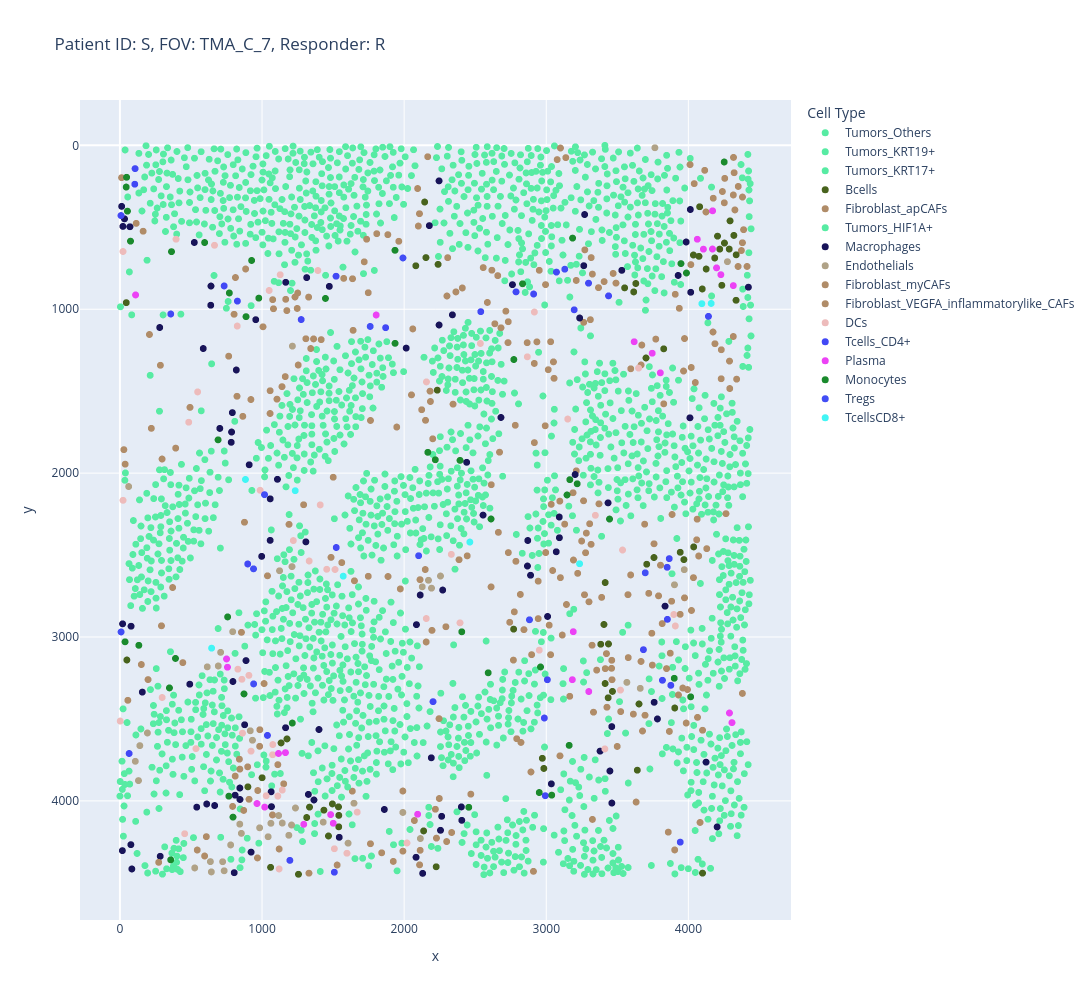

Write notebook code for a chart like this one.
### Markdown cell above
## Interactive mRNA plots

### Code cell
import plotly.express as px
import pandas as pd
import re
import warnings

warnings.filterwarnings("ignore")

# Color scheme
cell_type_colors = {
    "Bcells": "#48631d",
    "TcellsCD8+": "#42f5f5",
    "Tcells_CD4+": "#4248f5",
    "DCs": "#edbbbb",
    "Fibroblasts/SMCs": "#b08c68",
    "Macrophages": "#181459",
    "Monocytes": "#1a8a2d",
    "NK_cells": "#f542bf",
    "Plasma": "#ec42f5",
    "Tregs": "#424ef5",
    "Endothelials": "#b0a287",
    "Fibroblast_myCAFs": "#b08c68",
    "Fibroblast_apCAFs": "#b08c68",
    "Fibroblast_VEGFA_inflammatorylike_CAFs": "#b08c68",
    "Tumors_HIF1A+": "#57eba3",
    "Tumors_KRT17+": "#57eba3",
    "Tumors_KRT19+": "#57eba3",
    "Tumors_Others": "#57eba3"
}
OTHER_COLOR = "#d9d9d9"

# Genes to overlay in hover
genes_to_add = ["CSF3R", "ELANE", "CAMP", "FPR1", "KRT19"]
TMA_ids = [f"{TMA_Core}"]

for j in TMA_ids:
    for i in range(7, 8):
        cell_ID_like = f"TMA_{j}_FOV{i}(?!\\d)"
        matches = adata.obs.tma_fov_id.str.contains(cell_ID_like, regex=True)
        subset = adata[matches]

        if subset.n_obs == 0:
            continue

        # Extract metadata
        patient_id = subset.obs["PatientID"].unique()[0]
        response_status = subset.obs["Response"].unique()[0]

        # Ensure categorical cluster info
        cluster_col = "annot_cluster2"
        subset.obs[cluster_col] = subset.obs[cluster_col].astype("category")
        category_order = subset.obs[cluster_col].cat.categories.tolist()

        # Get color list
        color_list = [cell_type_colors.get(ct, OTHER_COLOR) for ct in category_order]
        subset.uns[f"{cluster_col}_colors"] = color_list

        # Spatial coords
        spatial_coords = subset.obsm["spatial"]
        cluster_labels = subset.obs[cluster_col].tolist()

        # Add gene expression values
        gene_data = {}
        for gene in genes_to_add:
            if gene in subset.var_names:
                gene_values = subset[:, gene].X.toarray().flatten() if hasattr(subset[:, gene].X, "toarray") else subset[:, gene].X.flatten()
                gene_data[gene] = gene_values
            else:
                gene_data[gene] = [None] * subset.n_obs  # Missing gene fallback

        # Build dataframe
        df = pd.DataFrame({
            "x": spatial_coords[:, 0],
            "y": spatial_coords[:, 1],
            "cell_type": cluster_labels,
            "color": [cell_type_colors.get(c, OTHER_COLOR) for c in cluster_labels],
            "PatientID": patient_id,
            "ResponderStatus": response_status,
            "cell_ID": subset.obs.index.to_series().str.split(".").str[-1].values
        })
        # Append gene expression columns
        for gene in genes_to_add:
            df[gene] = gene_data[gene]

        # Interactive plot
        fig = px.scatter(
            df,
            x="x",
            y="y",
            color="cell_type",
            color_discrete_map=cell_type_colors,
            #hover_data=["cell_ID", "cell_type", "PatientID", "ResponderStatus"] + genes_to_add,
            hover_data=["cell_ID", "cell_type", "PatientID", "ResponderStatus", "cell_ID"],
            title=f"Patient ID: {patient_id}, FOV: TMA_{j}_{i}, Responder: {response_status}"
        )
        fig.update_traces(marker=dict(size=7))
        fig.update_layout(
            width=1200,
            height=1000,
            legend_title="Cell Type"
        )
        fig.update_yaxes(autorange="reversed")
        fig.show()

### Figure 1 — Plotly figure (JSON) as saved in the notebook; plotly's stock layout.template omitted (floating-point values rounded to 4 significant figures; data arrays with more than 128 entries replaced by an {"elided": "..."} marker saying what was removed)
{"data": [{"customdata": {"elided": "237x5 str values"}, "hovertemplate": "cell_type=%{customdata[1]}<br>x=%{x}<br>y=%{y}<br>cell_ID=%{customdata[4]}<br>PatientID=%{customdata[2]}<br>ResponderStatus=%{customdata[3]}<extra></extra>", "legendgroup": "Tumors_Others", "marker": {"color": "#57eba3", "size": 7, "symbol": "circle"}, "mode": "markers", "name": "Tumors_Others", "showlegend": true, "type": "scattergl", "x": {"elided": "237 float values"}, "xaxis": "x", "y": {"elided": "237 float values"}, "yaxis": "y"}, {"customdata": {"elided": "1201x5 str values"}, "hovertemplate": "cell_type=%{customdata[1]}<br>x=%{x}<br>y=%{y}<br>cell_ID=%{customdata[4]}<br>PatientID=%{customdata[2]}<br>ResponderStatus=%{customdata[3]}<extra></extra>", "legendgroup": "Tumors_KRT19+", "marker": {"color": "#57eba3", "size": 7, "symbol": "circle"}, "mode": "markers", "name": "Tumors_KRT19+", "showlegend": true, "type": "scattergl", "x": {"elided": "1201 float values"}, "xaxis": "x", "y": {"elided": "1201 float values"}, "yaxis": "y"}, {"customdata": {"elided": "673x5 str values"}, "hovertemplate": "cell_type=%{customdata[1]}<br>x=%{x}<br>y=%{y}<br>cell_ID=%{customdata[4]}<br>PatientID=%{customdata[2]}<br>ResponderStatus=%{customdata[3]}<extra></extra>", "legendgroup": "Tumors_KRT17+", "marker": {"color": "#57eba3", "size": 7, "symbol": "circle"}, "mode": "markers", "name": "Tumors_KRT17+", "showlegend": true, "type": "scattergl", "x": {"elided": "673 float values"}, "xaxis": "x", "y": {"elided": "673 float values"}, "yaxis": "y"}, {"customdata": {"elided": "62x5 str values"}, "hovertemplate": "cell_type=%{customdata[1]}<br>x=%{x}<br>y=%{y}<br>cell_ID=%{customdata[4]}<br>PatientID=%{customdata[2]}<br>ResponderStatus=%{customdata[3]}<extra></extra>", "legendgroup": "Bcells", "marker": {"color": "#48631d", "size": 7, "symbol": "circle"}, "mode": "markers", "name": "Bcells", "showlegend": true, "type": "scattergl", "x": [4100.0, 2225.0, 1060.0, 1468.0, 2137.0, 1314.0, 1540.0, 1495.0, 900.6, 1001.0, 3641.0, 2983.0, 1176.0, 3904.0, 3466.0, 3414.0, 48.98, 3383.0, 3438.0, 2770.0, 3406.0, 3415.0, 3707.0, 3758.0, 3969.0, 3943.0, 4037.0, 4336.0, 3615.0, 4098.0, 4125.0, 2082.0, 2239.0, 2153.0, 4336.0, 4186.0, 4287.0, 4221.0, 4254.0, 4205.0, 4320.0, 4293.0, 4079.0, 2144.0, 1256.0, 1540.0, 1435.0, 1538.0, 1334.0, 2972.0, 1134.0, 3653.0, 3436.0, 2233.0, 3702.0, 3827.0, 44.64, 3551.0, 4236.0, 3630.0, 4036.0, 4075.0], "xaxis": "x", "y": [4441.0, 4402.0, 4405.0, 4214.0, 4183.0, 4101.0, 4088.0, 4019.0, 3914.0, 3859.0, 3813.0, 3802.0, 3622.0, 3433.0, 3332.0, 3284.0, 3140.0, 3044.0, 3042.0, 2952.0, 2923.0, 2668.0, 2556.0, 2515.0, 2528.0, 2483.0, 2450.0, 945.3, 894.1, 876.1, 754.5, 734.8, 726.1, 684.8, 667.7, 687.3, 632.8, 632.9, 596.1, 553.9, 549.4, 460.7, 374.5, 345.7, 4448.0, 4158.0, 4056.0, 4037.0, 4038.0, 3740.0, 3646.0, 3409.0, 3371.0, 1494.0, 1297.0, 1242.0, 959.8, 869.6, 853.9, 842.8, 668.9, 677.1], "yaxis": "y"}, {"customdata": {"elided": "161x5 str values"}, "hovertemplate": "cell_type=%{customdata[1]}<br>x=%{x}<br>y=%{y}<br>cell_ID=%{customdata[4]}<br>PatientID=%{customdata[2]}<br>ResponderStatus=%{customdata[3]}<extra></extra>", "legendgroup": "Fibroblast_apCAFs", "marker": {"color": "#b08c68", "size": 7, "symbol": "circle"}, "mode": "markers", "name": "Fibroblast_apCAFs", "showlegend": true, "type": "scattergl", "x": {"elided": "161 float values"}, "xaxis": "x", "y": {"elided": "161 float values"}, "yaxis": "y"}, {"customdata": {"elided": "182x5 str values"}, "hovertemplate": "cell_type=%{customdata[1]}<br>x=%{x}<br>y=%{y}<br>cell_ID=%{customdata[4]}<br>PatientID=%{customdata[2]}<br>ResponderStatus=%{customdata[3]}<extra></extra>", "legendgroup": "Tumors_HIF1A+", "marker": {"color": "#57eba3", "size": 7, "symbol": "circle"}, "mode": "markers", "name": "Tumors_HIF1A+", "showlegend": true, "type": "scattergl", "x": {"elided": "182 float values"}, "xaxis": "x", "y": {"elided": "182 float values"}, "yaxis": "y"}, {"customdata": {"elided": "99x5 str values"}, "hovertemplate": "cell_type=%{customdata[1]}<br>x=%{x}<br>y=%{y}<br>cell_ID=%{customdata[4]}<br>PatientID=%{customdata[2]}<br>ResponderStatus=%{customdata[3]}<extra></extra>", "legendgroup": "Macrophages", "marker": {"color": "#181459", "size": 7, "symbol": "circle"}, "mode": "markers", "name": "Macrophages", "showlegend": true, "type": "scattergl", "x": [83.82, 922.9, 17.14, 77.09, 2256.0, 4202.0, 2406.0, 2264.0, 2403.0, 1861.0, 3461.0, 666.6, 1326.0, 843.9, 3448.0, 2191.0, 1401.0, 3461.0, 877.6, 3782.0, 491.5, 887.1, 78.48, 2087.0, 3009.0, 3836.0, 2113.0, 2890.0, 2867.0, 3070.0, 2870.0, 1309.0, 3093.0, 3435.0, 1108.0, 2440.0, 785.8, 2681.0, 791.1, 586.3, 3235.0, 2340.0, 4017.0, 1474.0, 640.7, 2762.0, 3928.0, 70.48, 4014.0, 2246.0, 804.4, 2130.0, 2084.0, 283.5, 1543.0, 540.6, 1066.0, 610.8, 844.7, 1365.0, 810.7, 1064.0, 3036.0, 4125.0, 3379.0, 1166.0, 3759.0, 157.5, 795.0, 18.87, 2271.0, 997.6, 1057.0, 3092.0, 2555.0, 1058.0, 3203.0, 909.6, 783.2, 703.0, 4011.0, 818.9, 2014.0, 280.1, 2246.0, 955.7, 639.2, 4422.0, 1167.0, 1314.0, 3532.0, 3264.0, 3985.0, 523.5, 2177.0, 21.02, 32.23, 3270.0, 12.14], "xaxis": "x", "y": [4416.0, 4313.0, 4304.0, 4267.0, 4180.0, 4159.0, 4119.0, 4094.0, 4037.0, 4052.0, 4013.0, 4028.0, 3960.0, 3922.0, 3818.0, 3737.0, 3565.0, 3547.0, 3535.0, 3500.0, 3288.0, 3144.0, 2934.0, 2925.0, 2875.0, 2812.0, 2744.0, 2623.0, 2567.0, 2480.0, 2411.0, 2419.0, 2394.0, 2182.0, 2038.0, 1934.0, 1749.0, 1660.0, 1631.0, 1240.0, 1053.0, 1034.0, 896.5, 860.3, 858.4, 850, 793.7, 496.6, 391.3, 216.7, 4438.0, 4442.0, 4344.0, 4338.0, 4222.0, 4038.0, 4035.0, 4019.0, 3992.0, 3994.0, 3965.0, 3945.0, 3896.0, 3764.0, 3696.0, 3554.0, 3399.0, 3336.0, 3272.0, 2920.0, 2714.0, 2508.0, 2410.0, 2268.0, 2256.0, 2157.0, 2009.0, 1949.0, 1812.0, 1727.0, 1662.0, 1371.0, 1237.0, 1111.0, 1096.0, 1064.0, 975.4, 865.4, 835.6, 806.8, 762.7, 734.2, 589.7, 592.4, 489.7, 494.4, 448.3, 422.0, 372.3], "yaxis": "y"}, {"customdata": {"elided": "45x5 str values"}, "hovertemplate": "cell_type=%{customdata[1]}<br>x=%{x}<br>y=%{y}<br>cell_ID=%{customdata[4]}<br>PatientID=%{customdata[2]}<br>ResponderStatus=%{customdata[3]}<extra></extra>", "legendgroup": "Endothelials", "marker": {"color": "#b0a287", "size": 7, "symbol": "circle"}, "mode": "markers", "name": "Endothelials", "showlegend": true, "type": "scattergl", "x": [526.4, 636.7, 779.3, 2114.0, 1043.0, 983.1, 1430.0, 1235.0, 1647.0, 130.4, 932.6, 917.4, 3567.0, 692.2, 614.8, 708.6, 793.5, 3902.0, 2256.0, 3971.0, 1123.0, 1211.0, 643.4, 733.4, 722.8, 1606.0, 854.7, 1189.0, 843.5, 1208.0, 1142.0, 1062.0, 1117.0, 1991.0, 108.4, 140.2, 193.4, 3662.0, 2192.0, 2127.0, 2171.0, 61.36, 1214.0, 4275.0, 3765.0], "xaxis": "x", "y": [4409.0, 4371.0, 4269.0, 4230.0, 4219.0, 4164.0, 4130.0, 4043.0, 4014.0, 3876.0, 3630.0, 3572.0, 3277.0, 3177.0, 3182.0, 3094.0, 2968.0, 2681.0, 2628.0, 2589.0, 2596.0, 2571.0, 4433.0, 4427.0, 4371.0, 4258.0, 4198.0, 4210.0, 4142.0, 4147.0, 4135.0, 4137.0, 4089.0, 4071.0, 3759.0, 3663.0, 3586.0, 3313.0, 2702.0, 2694.0, 2654.0, 2082.0, 1225.0, 709.7, 14.4], "yaxis": "y"}, {"customdata": {"elided": "105x5 str values"}, "hovertemplate": "cell_type=%{customdata[1]}<br>x=%{x}<br>y=%{y}<br>cell_ID=%{customdata[4]}<br>PatientID=%{customdata[2]}<br>ResponderStatus=%{customdata[3]}<extra></extra>", "legendgroup": "Fibroblast_myCAFs", "marker": {"color": "#b08c68", "size": 7, "symbol": "circle"}, "mode": "markers", "name": "Fibroblast_myCAFs", "showlegend": true, "type": "scattergl", "x": [968.0, 2109.0, 596.0, 2113.0, 544.0, 608.1, 969.9, 3499.0, 3866.0, 3613.0, 3355.0, 3747.0, 3873.0, 3322.0, 2155.0, 2743.0, 4022.0, 3882.0, 3973.0, 3721.0, 4036.0, 1887.0, 3191.0, 2663.0, 3130.0, 3885.0, 2613.0, 36.77, 1948.0, 1057.0, 4340.0, 1309.0, 1248.0, 1080.0, 2586.0, 2995.0, 2951.0, 4350.0, 4373.0, 4380.0, 4389.0, 2100.0, 4256.0, 272.8, 1153.0, 3096.0, 2792.0, 3427.0, 3930.0, 3463.0, 3847.0, 2769.0, 2897.0, 3113.0, 2196.0, 2775.0, 2818.0, 3269.0, 3221.0, 2444.0, 3277.0, 3758.0, 3316.0, 3282.0, 4058.0, 876.3, 864.7, 493.0, 823.7, 4291.0, 1140.0, 4231.0, 1163.0, 3966.0, 3595.0, 4020.0, 4290.0, 765.4, 4232.0, 3672.0, 2731.0, 3031.0, 3973.0, 3771.0, 4316.0, 207.7, 4173.0, 3310.0, 1328.0, 1232.0, 3908.0, 1747.0, 2364.0, 1637.0, 2659.0, 2617.0, 2556.0, 4017.0, 4124.0, 4328.0, 4041.0, 4322.0, 11.64, 4115.0, 2166.0], "xaxis": "x", "y": [4348.0, 4390.0, 4336.0, 4302.0, 4300.0, 4218.0, 3937.0, 3668.0, 3576.0, 3471.0, 3202.0, 3171.0, 3099.0, 3050.0, 3030.0, 2910.0, 2838.0, 2782.0, 2761.0, 2734.0, 2638.0, 2631.0, 2530.0, 2361.0, 2311.0, 2252.0, 2071.0, 1945.0, 1719.0, 1497.0, 1427.0, 1180.0, 995.0, 996.9, 958.4, 849.7, 762.3, 739.0, 641.6, 594.1, 514.5, 492.4, 201.5, 4375.0, 3896.0, 3725.0, 3621.0, 3428.0, 3354.0, 3261.0, 3193.0, 3141.0, 3108.0, 2988.0, 2960.0, 2847.0, 2740.0, 2742.0, 2612.0, 2505.0, 2486.0, 2431.0, 2435.0, 2366.0, 2407.0, 2300.0, 1653.0, 1599.0, 1531.0, 1484.0, 1472.0, 1424.0, 1411.0, 1377.0, 1363.0, 1355.0, 1316.0, 1286.0, 1247.0, 1219.0, 1204.0, 1198.0, 1179.0, 1182.0, 1166.0, 1154.0, 1139.0, 1064.0, 925.8, 925.2, 908.6, 899.2, 894.2, 813.9, 794.8, 761.9, 745.8, 727.6, 406.4, 393.7, 233.4, 166.9, 196.9, 152.4, 69.31], "yaxis": "y"}, {"customdata": {"elided": "30x5 str values"}, "hovertemplate": "cell_type=%{customdata[1]}<br>x=%{x}<br>y=%{y}<br>cell_ID=%{customdata[4]}<br>PatientID=%{customdata[2]}<br>ResponderStatus=%{customdata[3]}<extra></extra>", "legendgroup": "Fibroblast_VEGFA_inflammatorylike_CAFs", "marker": {"color": "#b08c68", "size": 7, "symbol": "circle"}, "mode": "markers", "name": "Fibroblast_VEGFA_inflammatorylike_CAFs", "showlegend": true, "type": "scattergl", "x": [1120.0, 843.8, 983.3, 4064.0, 2733.0, 2996.0, 3055.0, 2916.0, 4240.0, 4318.0, 899.1, 1111.0, 2822.0, 984.7, 198.1, 442.6, 3667.0, 3575.0, 3594.0, 3692.0, 1293.0, 3035.0, 2916.0, 2201.0, 1763.0, 1105.0, 2052.0, 284.8, 2733.0, 2108.0], "xaxis": "x", "y": [4294.0, 3806.0, 3667.0, 3490.0, 2485.0, 2485.0, 1421.0, 1331.0, 281.7, 73.49, 3792.0, 3779.0, 3643.0, 3566.0, 3260.0, 3156.0, 3149.0, 2742.0, 2621.0, 2311.0, 2193.0, 2191.0, 1814.0, 1791.0, 1679.0, 1549.0, 1522.0, 1342.0, 1076.0, 416.9], "yaxis": "y"}, {"customdata": {"elided": "51x5 str values"}, "hovertemplate": "cell_type=%{customdata[1]}<br>x=%{x}<br>y=%{y}<br>cell_ID=%{customdata[4]}<br>PatientID=%{customdata[2]}<br>ResponderStatus=%{customdata[3]}<extra></extra>", "legendgroup": "DCs", "marker": {"color": "#edbbbb", "size": 7, "symbol": "circle"}, "mode": "markers", "name": "DCs", "showlegend": true, "type": "scattergl", "x": [1597.0, 2020.0, 455.8, 535.1, 3522.0, 858.3, 907.7, 2951.0, 2393.0, 3908.0, 2156.0, 1332.0, 2332.0, 1220.0, 1409.0, 986.6, 484.1, 546.7, 2867.0, 2536.0, 825.5, 2916.0, 21.58, 1120.0, 1509.0, 1670.0, 1111.0, 1029.0, 1142.0, 1074.0, 3412.0, 922.6, 1076.0, 862.4, 2.113, 297.2, 830.0, 3897.0, 1514.0, 1455.0, 3537.0, 3346.0, 21.79, 3151.0, 2157.0, 3650.0, 1050.0, 1128.0, 1393.0, 665.4, 394.7], "xaxis": "x", "y": [4319.0, 4257.0, 4200.0, 3681.0, 3324.0, 3258.0, 3234.0, 3080.0, 2913.0, 2933.0, 2887.0, 2536.0, 2496.0, 2411.0, 2194.0, 2105.0, 1689.0, 1504.0, 1290.0, 1209.0, 1103.0, 1017.0, 647.5, 4415.0, 4292.0, 4069.0, 3971.0, 3968.0, 3934.0, 3718.0, 3683.0, 3697.0, 3656.0, 3587.0, 3513.0, 3369.0, 3196.0, 2863.0, 2588.0, 2587.0, 2469.0, 2257.0, 2166.0, 1670.0, 1443.0, 1359.0, 885.4, 789.3, 763.8, 609.7, 572.6], "yaxis": "y"}, {"customdata": {"elided": "34x5 str values"}, "hovertemplate": "cell_type=%{customdata[1]}<br>x=%{x}<br>y=%{y}<br>cell_ID=%{customdata[4]}<br>PatientID=%{customdata[2]}<br>ResponderStatus=%{customdata[3]}<extra></extra>", "legendgroup": "Tcells_CD4+", "marker": {"color": "#4248f5", "size": 7, "symbol": "circle"}, "mode": "markers", "name": "Tcells_CD4+", "showlegend": true, "type": "scattergl", "x": [3943.0, 1038.0, 3818.0, 3684.0, 3853.0, 1870.0, 1275.0, 4141.0, 2539.0, 3197.0, 826.8, 733.4, 1509.0, 1196.0, 2993.0, 64.83, 2986.0, 2203.0, 3876.0, 3008.0, 3851.0, 899.2, 3866.0, 1522.0, 357.6, 3438.0, 2911.0, 2787.0, 3298.0, 1521.0, 3072.0, 7.483, 104.4, 106.7], "xaxis": "x", "y": [4252.0, 3600.0, 3264.0, 3077.0, 2892.0, 1112.0, 1063.0, 1043.0, 1015.0, 1003.0, 950.1, 857.7, 4435.0, 4363.0, 3968.0, 3711.0, 3494.0, 3395.0, 3295.0, 3261.0, 2575.0, 2554.0, 2522.0, 2454.0, 1029.0, 918.3, 907.0, 893.9, 841.0, 798.3, 773.3, 428.4, 237.1, 141.8], "yaxis": "y"}, {"customdata": {"elided": "27x5 str values"}, "hovertemplate": "cell_type=%{customdata[1]}<br>x=%{x}<br>y=%{y}<br>cell_ID=%{customdata[4]}<br>PatientID=%{customdata[2]}<br>ResponderStatus=%{customdata[3]}<extra></extra>", "legendgroup": "Plasma", "marker": {"color": "#ec42f5", "size": 7, "symbol": "circle"}, "mode": "markers", "name": "Plasma", "showlegend": true, "type": "scattergl", "x": [1501.0, 1483.0, 2095.0, 964.6, 1116.0, 4289.0, 3299.0, 3184.0, 756.9, 3190.0, 1803.0, 110.2, 4316.0, 4229.0, 4198.0, 4106.0, 4170.0, 4170.0, 1294.0, 1019.0, 1165.0, 4307.0, 750.3, 3803.0, 3746.0, 3619.0, 4063.0], "xaxis": "x", "y": [4137.0, 4084.0, 4082.0, 4016.0, 3711.0, 3464.0, 3333.0, 3260.0, 3184.0, 2968.0, 1035.0, 912.7, 855.5, 789.0, 747.4, 633.3, 632.5, 399.4, 4143.0, 4038.0, 3706.0, 3522.0, 3134.0, 1388.0, 1268.0, 1198.0, 572.8], "yaxis": "y"}, {"customdata": {"elided": "47x5 str values"}, "hovertemplate": "cell_type=%{customdata[1]}<br>x=%{x}<br>y=%{y}<br>cell_ID=%{customdata[4]}<br>PatientID=%{customdata[2]}<br>ResponderStatus=%{customdata[3]}<extra></extra>", "legendgroup": "Monocytes", "marker": {"color": "#1a8a2d", "size": 7, "symbol": "circle"}, "mode": "markers", "name": "Monocytes", "showlegend": true, "type": "scattergl", "x": [2455.0, 3161.0, 873.0, 348.3, 2591.0, 133.2, 36.26, 2406.0, 757.8, 3445.0, 3166.0, 2219.0, 2167.0, 690.7, 887.4, 1446.0, 769.9, 362.9, 1936.0, 3185.0, 4252.0, 357.3, 795.6, 766.5, 2951.0, 3039.0, 1213.0, 4016.0, 3901.0, 2960.0, 390.9, 2611.0, 3146.0, 3218.0, 2393.0, 2772.0, 1936.0, 977.2, 2833.0, 3986.0, 3948.0, 926.7, 74.48, 596.1, 52.81, 44.24, 46.95], "xaxis": "x", "y": [4039.0, 3661.0, 3347.0, 3311.0, 3218.0, 3051.0, 3029.0, 2968.0, 2877.0, 2280.0, 2040.0, 1918.0, 1873.0, 1797.0, 1045.0, 934.1, 900.6, 648.5, 640.3, 565.8, 101.4, 4360.0, 4099.0, 3971.0, 3949.0, 3965.0, 3525.0, 3365.0, 3252.0, 3183.0, 3131.0, 2280.0, 2133.0, 2065.0, 1922.0, 1307.0, 1208.0, 932.1, 844.6, 778.8, 721.4, 702.3, 584.4, 592.8, 401.3, 254.4, 194.7], "yaxis": "y"}, {"customdata": [["TMAC_517_7", "Tregs", "S", "R", "TMAC_517_7"], ["TMAC_824_7", "Tregs", "S", "R", "TMAC_824_7"], ["TMAC_865_7", "Tregs", "S", "R", "TMAC_865_7"], ["TMAC_1051_7", "Tregs", "S", "R", "TMAC_1051_7"], ["TMAC_1482_7", "Tregs", "S", "R", "TMAC_1482_7"], ["TMAC_1536_7", "Tregs", "S", "R", "TMAC_1536_7"], ["TMAC_2505_7", "Tregs", "S", "R", "TMAC_2505_7"], ["TMAC_2518_7", "Tregs", "S", "R", "TMAC_2518_7"], ["TMAC_2579_7", "Tregs", "S", "R", "TMAC_2579_7"], ["TMAC_3053_7", "Tregs", "S", "R", "TMAC_3053_7"]], "hovertemplate": "cell_type=%{customdata[1]}<br>x=%{x}<br>y=%{y}<br>cell_ID=%{customdata[4]}<br>PatientID=%{customdata[2]}<br>ResponderStatus=%{customdata[3]}<extra></extra>", "legendgroup": "Tregs", "marker": {"color": "#424ef5", "size": 7, "symbol": "circle"}, "mode": "markers", "name": "Tregs", "showlegend": true, "type": "scattergl", "x": [940.8, 3696.0, 2102.0, 1018.0, 1761.0, 3130.0, 8.303, 2882.0, 940.3, 1992.0], "xaxis": "x", "y": [3286.0, 2608.0, 2504.0, 2131.0, 1105.0, 755.5, 2969.0, 2895.0, 2584.0, 686.8], "yaxis": "y"}, {"customdata": [["TMAC_616_7", "TcellsCD8+", "S", "R", "TMAC_616_7"], ["TMAC_832_7", "TcellsCD8+", "S", "R", "TMAC_832_7"], ["TMAC_883_7", "TcellsCD8+", "S", "R", "TMAC_883_7"], ["TMAC_1095_7", "TcellsCD8+", "S", "R", "TMAC_1095_7"], ["TMAC_1500_7", "TcellsCD8+", "S", "R", "TMAC_1500_7"], ["TMAC_2571_7", "TcellsCD8+", "S", "R", "TMAC_2571_7"], ["TMAC_2686_7", "TcellsCD8+", "S", "R", "TMAC_2686_7"], ["TMAC_2947_7", "TcellsCD8+", "S", "R", "TMAC_2947_7"]], "hovertemplate": "cell_type=%{customdata[1]}<br>x=%{x}<br>y=%{y}<br>cell_ID=%{customdata[4]}<br>PatientID=%{customdata[2]}<br>ResponderStatus=%{customdata[3]}<extra></extra>", "legendgroup": "TcellsCD8+", "marker": {"color": "#42f5f5", "size": 7, "symbol": "circle"}, "mode": "markers", "name": "TcellsCD8+", "showlegend": true, "type": "scattergl", "x": [645.1, 3235.0, 2462.0, 883.3, 4095.0, 1571.0, 1234.0, 4160.0], "xaxis": "x", "y": [3068.0, 2553.0, 2421.0, 2039.0, 966.0, 2629.0, 2107.0, 964.6], "yaxis": "y"}], "layout": {"height": 1000, "legend": {"title": {"text": "Cell Type"}, "tracegroupgap": 0}, "title": {"text": "Patient ID: S, FOV: TMA_C_7, Responder: R"}, "width": 1200, "xaxis": {"anchor": "y", "autorange": true, "domain": [0, 1], "range": [-277.3, 4719.0], "title": {"text": "x"}, "type": "linear"}, "yaxis": {"anchor": "x", "autorange": true, "domain": [0, 1], "range": [4727.0, -276.9], "title": {"text": "y"}, "type": "linear"}}}
